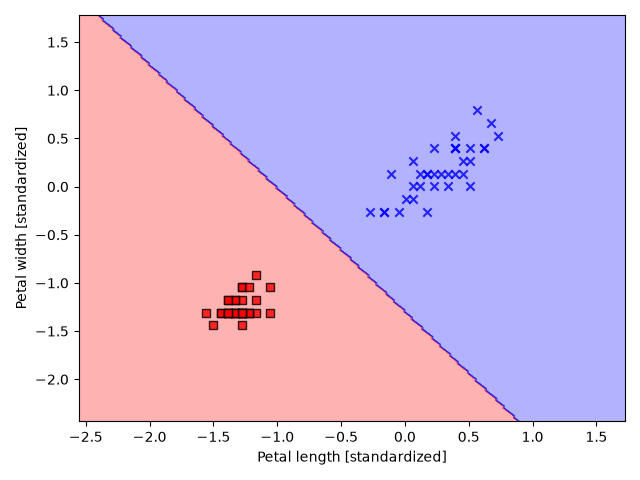

The script that drew this image:
import numpy as np
import pandas as pd
from matplotlib import colors
import matplotlib.pyplot as plt
from matplotlib.colors import ListedColormap
from sklearn.datasets import load_iris
from sklearn.model_selection import train_test_split
from sklearn.preprocessing import StandardScaler

# Load the Iris dataset
iris = load_iris()

# Extract the features (petal length and petal width) and target labels (species)
X = iris.data[:, [2, 3]]
y = iris.target

# Print the class labels and the number of samples and features
print('Class labels:', np.unique(y))
print('Number of samples:', X.shape[0])
print('Number of features:', X.shape[1])

# Split the dataset into training and testing sets (70% training, 30% testing)
X_train, X_test, y_train, y_test = train_test_split(X, y, test_size=0.3, random_state=1, stratify=y)

# Print the counts of each class label in the original dataset, training set, and testing set
print("Labels counts in y:", np.bincount(y))
print("Labels counts in y_train:", np.bincount(y_train))
print("Labels counts in y_test:", np.bincount(y_test))

# Standardize the features by removing the mean and scaling to unit variance
sc = StandardScaler()

# fit_transform the training data but transform the testing data
X_train_std = sc.fit_transform(X_train)
X_test_std = sc.transform(X_test)

# Create class of Gradient descent based logistic regression classifier
class LogosticRegressionGD:
    def __init__(self, eta=0.01, n_iter=50, random_state=1):
        self.eta = eta
        self.n_iter = n_iter
        self.random_state = random_state

    def fit(self, X, y):
        regen = np.random.RandomState(self.random_state)
        self.w_ = regen.normal(loc=0.0, scale=0.01, size=X.shape[1])
        self.b_ = np.float64(0.0)
        self.losses_ = []

        for i in range(self.n_iter):
            net_input = self.net_input(X)
            output = self.activation(net_input)
            errors = y - output
            self.w_ = self.w_ + self.eta * 2.0 * X.T.dot(errors) / X.shape[0]
            self.b_ = self.b_ + self.eta * 2.0 * errors.mean()
            loss = (-y.dot(np.log(output)) - ((1 - y).dot(np.log(1 - output))) / X.shape[0])
            self.losses_.append(loss)
        return self

    def net_input(self, X):
        return np.dot(X, self.w_) + self.b_

    def activation(self, z):
        return 1.0 / (1.0 + np.exp(-np.clip(z, -250, 250)))

    def predict(self, X):
        return np.where(self.activation(self.net_input(X)) >= 0.5, 1, 0)


X_train_01 = X_train_std[(y_train == 0) | (y_train == 1)]
y_train_01 = y_train[(y_train == 0) | (y_train == 1)]

lrgd = LogosticRegressionGD(eta=0.3, n_iter=1000, random_state=1)

lrgd.fit(X_train_01, y_train_01)

def plot_decision_regions(X, y, classifier, test_idx=None, resolution=0.02):
    # Set up marker generator and color map
    markers = ('s', 'x', 'o', '^', 'v') # Define different markers for each class
    colors = ('red', 'blue', 'lightgreen', 'gray', 'cyan') # Define different colors for each class
    cmap = ListedColormap(colors[:len(np.unique(y))]) # Create a color map

    # Plot the decision surface
    x1_min, x1_max = X[:, 0].min() - 1, X[:, 0].max() + 1  # Define the min and max values for the first feature (petal length) with some padding
    x2_min, x2_max = X[:, 1].min() - 1, X[:, 1].max() + 1  # Define the min and max values for the second feature (petal width) with some padding
    xx1, xx2 = np.meshgrid(np.arange(x1_min, x1_max, resolution), # Create a mesh grid for the first feature (petal length) using the defined min and max values and the specified resolution
                           np.arange(x2_min, x2_max, resolution)) # Create a mesh grid for the second feature (petal width) using the defined min and max values and the specified resolution
    lab = classifier.predict(np.array([xx1.ravel(), xx2.ravel()]).T) # Predict the class labels for each point in the mesh grid
    lab = lab.reshape(xx1.shape) # Reshape the predicted labels to match the shape of the mesh grid
    plt.contourf(xx1, xx2, lab, alpha=0.3, cmap=cmap) # Plot the decision surface using contourf with the predicted labels and the defined color map
    plt.xlim(xx1.min(), xx1.max()) # Set the x-axis limits to the min and max values of the first feature (petal length)
    plt.ylim(xx2.min(), xx2.max()) # Set the y-axis limits to the min and max values of the second feature (petal width)


    # Plot all samples
    for idx, cl in enumerate(np.unique(y)): # Loop through each unique class label in the target labels
        plt.scatter(x=X[y == cl, 0],     # X coordinate of the samples belonging to the 0 class label
                    y=X[y == cl, 1],     # Y coordinate of the samples belonging to the 1 class label
                    alpha=0.8,           # Set the transparency of the points to 0.8
                    c=colors[idx],       # colour of the points based on the class label
                    marker=markers[idx], # marker style of the points based on the class label
                    label=cl,            # label for the class in the legend
                    edgecolor='black')   # Set the edge color of the points to black

    # Highlight test samples
    if test_idx: # If test indices are provided
        
        X_test, y_test = X[test_idx, :], y[test_idx] # Extract the test samples and their corresponding labels
        
        plt.scatter(X_test[:, 0],
                    X_test[:, 1], # Plot the test samples
                    c='none', # Set the color of the test samples to none
                    edgecolor='black', # Set the edge color of the test samples to black
                    alpha=1.0, # Set the transparency of the test samples to 1.0
                    linewidth=1, # Set the line width of the edges of the test samples to 1
                    marker='o', # Use a circle marker for the test samples
                    s=100, # Set the size of the test sample markers to 100
                    label='test set') # Label for the test samples in the legend

plot_decision_regions(X= X_train_01, y=y_train_01, classifier=lrgd)
plt.xlabel('Petal length [standardized]') # Set the x-axis label
plt.ylabel('Petal width [standardized]') # Set the y-axis label
plt.tight_layout() # Adjust the layout of the plot to make it tight
plt.show() # Display the plot
